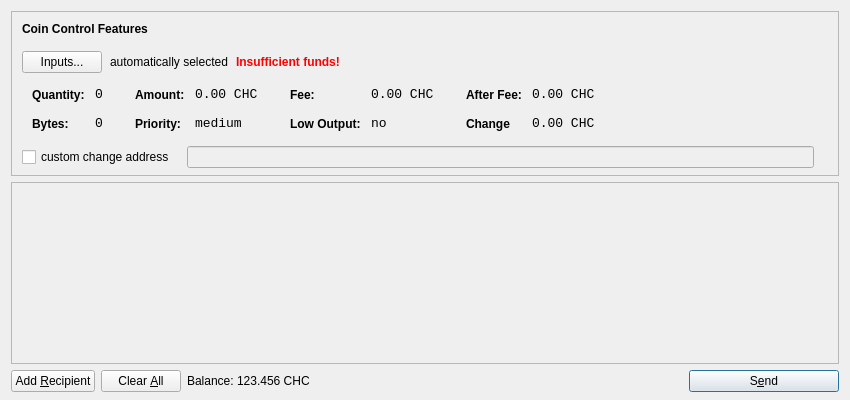
<?xml version="1.0" encoding="UTF-8"?>
<ui version="4.0">
 <class>SendCoinsDialog</class>
 <widget class="QDialog" name="SendCoinsDialog">
  <property name="geometry">
   <rect>
    <x>0</x>
    <y>0</y>
    <width>850</width>
    <height>400</height>
   </rect>
  </property>
  <property name="windowTitle">
   <string>Send Coins</string>
  </property>
  <layout class="QVBoxLayout" name="verticalLayout" stretch="0,1,0">
   <property name="bottomMargin">
    <number>8</number>
   </property>
   <item>
    <widget class="QFrame" name="frameCoinControl">
     <property name="sizePolicy">
      <sizepolicy hsizetype="Expanding" vsizetype="Expanding">
       <horstretch>0</horstretch>
       <verstretch>0</verstretch>
      </sizepolicy>
     </property>
     <property name="maximumSize">
      <size>
       <width>16777215</width>
       <height>16777215</height>
      </size>
     </property>
     <property name="frameShape">
      <enum>QFrame::StyledPanel</enum>
     </property>
     <property name="frameShadow">
      <enum>QFrame::Sunken</enum>
     </property>
     <layout class="QVBoxLayout" name="verticalLayoutCoinControl2">
      <property name="spacing">
       <number>-1</number>
      </property>
      <property name="leftMargin">
       <number>0</number>
      </property>
      <property name="topMargin">
       <number>0</number>
      </property>
      <property name="rightMargin">
       <number>0</number>
      </property>
      <property name="bottomMargin">
       <number>6</number>
      </property>
      <item>
       <layout class="QVBoxLayout" name="verticalLayoutCoinControl" stretch="0,0,0,0,1">
        <property name="spacing">
         <number>0</number>
        </property>
        <property name="leftMargin">
         <number>10</number>
        </property>
        <property name="topMargin">
         <number>10</number>
        </property>
        <item>
         <layout class="QHBoxLayout" name="horizontalLayoutCoinControl1">
          <property name="bottomMargin">
           <number>15</number>
          </property>
          <item>
           <widget class="QLabel" name="labelCoinControlFeatures">
            <property name="sizePolicy">
             <sizepolicy hsizetype="Preferred" vsizetype="Maximum">
              <horstretch>0</horstretch>
              <verstretch>0</verstretch>
             </sizepolicy>
            </property>
            <property name="font">
             <font>
              <weight>75</weight>
              <bold>true</bold>
             </font>
            </property>
            <property name="styleSheet">
             <string notr="true">font-weight:bold;</string>
            </property>
            <property name="text">
             <string>Coin Control Features</string>
            </property>
           </widget>
          </item>
         </layout>
        </item>
        <item>
         <layout class="QHBoxLayout" name="horizontalLayoutCoinControl2" stretch="0,0,0,0">
          <property name="spacing">
           <number>8</number>
          </property>
          <property name="bottomMargin">
           <number>10</number>
          </property>
          <item>
           <widget class="QPushButton" name="pushButtonCoinControl">
            <property name="styleSheet">
             <string notr="true"/>
            </property>
            <property name="text">
             <string>Inputs...</string>
            </property>
           </widget>
          </item>
          <item>
           <widget class="QLabel" name="labelCoinControlAutomaticallySelected">
            <property name="text">
             <string>automatically selected</string>
            </property>
            <property name="margin">
             <number>5</number>
            </property>
           </widget>
          </item>
          <item>
           <widget class="QLabel" name="labelCoinControlInsuffFunds">
            <property name="font">
             <font>
              <weight>75</weight>
              <bold>true</bold>
             </font>
            </property>
            <property name="styleSheet">
             <string notr="true">color:red;font-weight:bold;</string>
            </property>
            <property name="text">
             <string>Insufficient funds!</string>
            </property>
            <property name="margin">
             <number>5</number>
            </property>
           </widget>
          </item>
          <item>
           <spacer name="horizontalSpacerCoinControl">
            <property name="orientation">
             <enum>Qt::Horizontal</enum>
            </property>
            <property name="sizeHint" stdset="0">
             <size>
              <width>40</width>
              <height>1</height>
             </size>
            </property>
           </spacer>
          </item>
         </layout>
        </item>
        <item>
         <widget class="QWidget" name="widgetCoinControl" native="true">
          <property name="sizePolicy">
           <sizepolicy hsizetype="Preferred" vsizetype="Preferred">
            <horstretch>0</horstretch>
            <verstretch>0</verstretch>
           </sizepolicy>
          </property>
          <property name="minimumSize">
           <size>
            <width>0</width>
            <height>0</height>
           </size>
          </property>
          <property name="styleSheet">
           <string notr="true"/>
          </property>
          <layout class="QHBoxLayout" name="horizontalLayoutCoinControl5">
           <property name="margin">
            <number>0</number>
           </property>
           <item>
            <layout class="QHBoxLayout" name="horizontalLayoutCoinControl3" stretch="0,0,0,1">
             <property name="spacing">
              <number>20</number>
             </property>
             <property name="topMargin">
              <number>0</number>
             </property>
             <property name="bottomMargin">
              <number>10</number>
             </property>
             <item>
              <layout class="QFormLayout" name="formLayoutCoinControl1">
               <property name="horizontalSpacing">
                <number>10</number>
               </property>
               <property name="verticalSpacing">
                <number>14</number>
               </property>
               <property name="leftMargin">
                <number>10</number>
               </property>
               <property name="topMargin">
                <number>4</number>
               </property>
               <property name="rightMargin">
                <number>6</number>
               </property>
               <item row="0" column="0">
                <widget class="QLabel" name="labelCoinControlQuantityText">
                 <property name="styleSheet">
                  <string notr="true">font-weight:bold;</string>
                 </property>
                 <property name="text">
                  <string>Quantity:</string>
                 </property>
                 <property name="margin">
                  <number>0</number>
                 </property>
                </widget>
               </item>
               <item row="0" column="1">
                <widget class="QLabel" name="labelCoinControlQuantity">
                 <property name="font">
                  <font>
                   <family>Monospace</family>
                   <pointsize>10</pointsize>
                  </font>
                 </property>
                 <property name="cursor">
                  <cursorShape>IBeamCursor</cursorShape>
                 </property>
                 <property name="contextMenuPolicy">
                  <enum>Qt::ActionsContextMenu</enum>
                 </property>
                 <property name="text">
                  <string>0</string>
                 </property>
                 <property name="margin">
                  <number>0</number>
                 </property>
                 <property name="textInteractionFlags">
                  <set>Qt::LinksAccessibleByMouse|Qt::TextSelectableByKeyboard|Qt::TextSelectableByMouse</set>
                 </property>
                </widget>
               </item>
               <item row="1" column="0">
                <widget class="QLabel" name="labelCoinControlBytesText">
                 <property name="styleSheet">
                  <string notr="true">font-weight:bold;</string>
                 </property>
                 <property name="text">
                  <string>Bytes:</string>
                 </property>
                </widget>
               </item>
               <item row="1" column="1">
                <widget class="QLabel" name="labelCoinControlBytes">
                 <property name="font">
                  <font>
                   <family>Monospace</family>
                   <pointsize>10</pointsize>
                  </font>
                 </property>
                 <property name="cursor">
                  <cursorShape>IBeamCursor</cursorShape>
                 </property>
                 <property name="contextMenuPolicy">
                  <enum>Qt::ActionsContextMenu</enum>
                 </property>
                 <property name="text">
                  <string>0</string>
                 </property>
                 <property name="textInteractionFlags">
                  <set>Qt::LinksAccessibleByMouse|Qt::TextSelectableByKeyboard|Qt::TextSelectableByMouse</set>
                 </property>
                </widget>
               </item>
              </layout>
             </item>
             <item>
              <layout class="QFormLayout" name="formLayoutCoinControl2">
               <property name="horizontalSpacing">
                <number>10</number>
               </property>
               <property name="verticalSpacing">
                <number>14</number>
               </property>
               <property name="leftMargin">
                <number>6</number>
               </property>
               <property name="topMargin">
                <number>4</number>
               </property>
               <property name="rightMargin">
                <number>6</number>
               </property>
               <item row="0" column="0">
                <widget class="QLabel" name="labelCoinControlAmountText">
                 <property name="styleSheet">
                  <string notr="true">font-weight:bold;</string>
                 </property>
                 <property name="text">
                  <string>Amount:</string>
                 </property>
                 <property name="margin">
                  <number>0</number>
                 </property>
                </widget>
               </item>
               <item row="0" column="1">
                <widget class="QLabel" name="labelCoinControlAmount">
                 <property name="font">
                  <font>
                   <family>Monospace</family>
                   <pointsize>10</pointsize>
                  </font>
                 </property>
                 <property name="cursor">
                  <cursorShape>IBeamCursor</cursorShape>
                 </property>
                 <property name="contextMenuPolicy">
                  <enum>Qt::ActionsContextMenu</enum>
                 </property>
                 <property name="text">
                  <string>0.00 CHC</string>
                 </property>
                 <property name="textInteractionFlags">
                  <set>Qt::LinksAccessibleByMouse|Qt::TextSelectableByKeyboard|Qt::TextSelectableByMouse</set>
                 </property>
                </widget>
               </item>
               <item row="1" column="0">
                <widget class="QLabel" name="labelCoinControlPriorityText">
                 <property name="styleSheet">
                  <string notr="true">font-weight:bold;</string>
                 </property>
                 <property name="text">
                  <string>Priority:</string>
                 </property>
                </widget>
               </item>
               <item row="1" column="1">
                <widget class="QLabel" name="labelCoinControlPriority">
                 <property name="font">
                  <font>
                   <family>Monospace</family>
                   <pointsize>10</pointsize>
                  </font>
                 </property>
                 <property name="cursor">
                  <cursorShape>IBeamCursor</cursorShape>
                 </property>
                 <property name="contextMenuPolicy">
                  <enum>Qt::ActionsContextMenu</enum>
                 </property>
                 <property name="text">
                  <string>medium</string>
                 </property>
                 <property name="textInteractionFlags">
                  <set>Qt::LinksAccessibleByMouse|Qt::TextSelectableByKeyboard|Qt::TextSelectableByMouse</set>
                 </property>
                </widget>
               </item>
              </layout>
             </item>
             <item>
              <layout class="QFormLayout" name="formLayoutCoinControl3">
               <property name="horizontalSpacing">
                <number>10</number>
               </property>
               <property name="verticalSpacing">
                <number>14</number>
               </property>
               <property name="leftMargin">
                <number>6</number>
               </property>
               <property name="topMargin">
                <number>4</number>
               </property>
               <property name="rightMargin">
                <number>6</number>
               </property>
               <item row="0" column="0">
                <widget class="QLabel" name="labelCoinControlFeeText">
                 <property name="styleSheet">
                  <string notr="true">font-weight:bold;</string>
                 </property>
                 <property name="text">
                  <string>Fee:</string>
                 </property>
                 <property name="margin">
                  <number>0</number>
                 </property>
                </widget>
               </item>
               <item row="0" column="1">
                <widget class="QLabel" name="labelCoinControlFee">
                 <property name="font">
                  <font>
                   <family>Monospace</family>
                   <pointsize>10</pointsize>
                  </font>
                 </property>
                 <property name="cursor">
                  <cursorShape>IBeamCursor</cursorShape>
                 </property>
                 <property name="contextMenuPolicy">
                  <enum>Qt::ActionsContextMenu</enum>
                 </property>
                 <property name="text">
                  <string>0.00 CHC</string>
                 </property>
                 <property name="textInteractionFlags">
                  <set>Qt::LinksAccessibleByMouse|Qt::TextSelectableByKeyboard|Qt::TextSelectableByMouse</set>
                 </property>
                </widget>
               </item>
               <item row="1" column="0">
                <widget class="QLabel" name="labelCoinControlLowOutputText">
                 <property name="styleSheet">
                  <string notr="true">font-weight:bold;</string>
                 </property>
                 <property name="text">
                  <string>Low Output:</string>
                 </property>
                </widget>
               </item>
               <item row="1" column="1">
                <widget class="QLabel" name="labelCoinControlLowOutput">
                 <property name="font">
                  <font>
                   <family>Monospace</family>
                   <pointsize>10</pointsize>
                  </font>
                 </property>
                 <property name="cursor">
                  <cursorShape>IBeamCursor</cursorShape>
                 </property>
                 <property name="contextMenuPolicy">
                  <enum>Qt::ActionsContextMenu</enum>
                 </property>
                 <property name="text">
                  <string>no</string>
                 </property>
                 <property name="textInteractionFlags">
                  <set>Qt::LinksAccessibleByMouse|Qt::TextSelectableByKeyboard|Qt::TextSelectableByMouse</set>
                 </property>
                </widget>
               </item>
              </layout>
             </item>
             <item>
              <layout class="QFormLayout" name="formLayoutCoinControl4">
               <property name="horizontalSpacing">
                <number>10</number>
               </property>
               <property name="verticalSpacing">
                <number>14</number>
               </property>
               <property name="leftMargin">
                <number>6</number>
               </property>
               <property name="topMargin">
                <number>4</number>
               </property>
               <property name="rightMargin">
                <number>6</number>
               </property>
               <item row="0" column="0">
                <widget class="QLabel" name="labelCoinControlAfterFeeText">
                 <property name="styleSheet">
                  <string notr="true">font-weight:bold;</string>
                 </property>
                 <property name="text">
                  <string>After Fee:</string>
                 </property>
                 <property name="margin">
                  <number>0</number>
                 </property>
                </widget>
               </item>
               <item row="0" column="1">
                <widget class="QLabel" name="labelCoinControlAfterFee">
                 <property name="font">
                  <font>
                   <family>Monospace</family>
                   <pointsize>10</pointsize>
                  </font>
                 </property>
                 <property name="cursor">
                  <cursorShape>IBeamCursor</cursorShape>
                 </property>
                 <property name="contextMenuPolicy">
                  <enum>Qt::ActionsContextMenu</enum>
                 </property>
                 <property name="text">
                  <string>0.00 CHC</string>
                 </property>
                 <property name="textInteractionFlags">
                  <set>Qt::LinksAccessibleByMouse|Qt::TextSelectableByKeyboard|Qt::TextSelectableByMouse</set>
                 </property>
                </widget>
               </item>
               <item row="1" column="0">
                <widget class="QLabel" name="labelCoinControlChangeText">
                 <property name="styleSheet">
                  <string notr="true">font-weight:bold;</string>
                 </property>
                 <property name="text">
                  <string>Change</string>
                 </property>
                </widget>
               </item>
               <item row="1" column="1">
                <widget class="QLabel" name="labelCoinControlChange">
                 <property name="font">
                  <font>
                   <family>Monospace</family>
                   <pointsize>10</pointsize>
                  </font>
                 </property>
                 <property name="cursor">
                  <cursorShape>IBeamCursor</cursorShape>
                 </property>
                 <property name="contextMenuPolicy">
                  <enum>Qt::ActionsContextMenu</enum>
                 </property>
                 <property name="text">
                  <string>0.00 CHC</string>
                 </property>
                 <property name="textInteractionFlags">
                  <set>Qt::LinksAccessibleByMouse|Qt::TextSelectableByKeyboard|Qt::TextSelectableByMouse</set>
                 </property>
                </widget>
               </item>
              </layout>
             </item>
            </layout>
           </item>
          </layout>
         </widget>
        </item>
        <item>
         <layout class="QHBoxLayout" name="horizontalLayoutCoinControl4" stretch="0,0,0">
          <property name="spacing">
           <number>12</number>
          </property>
          <property name="sizeConstraint">
           <enum>QLayout::SetDefaultConstraint</enum>
          </property>
          <property name="topMargin">
           <number>5</number>
          </property>
          <property name="rightMargin">
           <number>5</number>
          </property>
          <item>
           <widget class="QCheckBox" name="checkBoxCoinControlChange">
            <property name="text">
             <string>custom change address</string>
            </property>
           </widget>
          </item>
          <item>
           <widget class="QLineEdit" name="lineEditCoinControlChange">
            <property name="enabled">
             <bool>false</bool>
            </property>
            <property name="sizePolicy">
             <sizepolicy hsizetype="Expanding" vsizetype="Fixed">
              <horstretch>0</horstretch>
              <verstretch>0</verstretch>
             </sizepolicy>
            </property>
           </widget>
          </item>
          <item>
           <widget class="QLabel" name="labelCoinControlChangeLabel">
            <property name="sizePolicy">
             <sizepolicy hsizetype="Preferred" vsizetype="Expanding">
              <horstretch>0</horstretch>
              <verstretch>0</verstretch>
             </sizepolicy>
            </property>
            <property name="minimumSize">
             <size>
              <width>0</width>
              <height>0</height>
             </size>
            </property>
            <property name="text">
             <string/>
            </property>
            <property name="margin">
             <number>3</number>
            </property>
           </widget>
          </item>
         </layout>
        </item>
        <item>
         <spacer name="verticalSpacerCoinControl">
          <property name="orientation">
           <enum>Qt::Vertical</enum>
          </property>
          <property name="sizeHint" stdset="0">
           <size>
            <width>800</width>
            <height>1</height>
           </size>
          </property>
         </spacer>
        </item>
       </layout>
      </item>
     </layout>
    </widget>
   </item>
   <item>
    <widget class="QScrollArea" name="scrollArea">
     <property name="widgetResizable">
      <bool>true</bool>
     </property>
     <widget class="QWidget" name="scrollAreaWidgetContents">
      <property name="geometry">
       <rect>
        <x>0</x>
        <y>0</y>
        <width>830</width>
        <height>165</height>
       </rect>
      </property>
      <layout class="QVBoxLayout" name="verticalLayout_2">
       <property name="margin">
        <number>0</number>
       </property>
       <item>
        <layout class="QVBoxLayout" name="entries">
         <property name="spacing">
          <number>6</number>
         </property>
        </layout>
       </item>
       <item>
        <spacer name="verticalSpacer">
         <property name="orientation">
          <enum>Qt::Vertical</enum>
         </property>
         <property name="sizeHint" stdset="0">
          <size>
           <width>20</width>
           <height>40</height>
          </size>
         </property>
        </spacer>
       </item>
      </layout>
     </widget>
    </widget>
   </item>
   <item>
    <layout class="QHBoxLayout" name="horizontalLayout">
     <item>
      <widget class="QPushButton" name="addButton">
       <property name="toolTip">
        <string>Send to multiple recipients at once</string>
       </property>
       <property name="text">
        <string>Add &amp;Recipient</string>
       </property>
       <property name="icon">
        <iconset resource="../bitcoin.qrc">
         <normaloff>:/icons/add</normaloff>:/icons/add</iconset>
       </property>
       <property name="autoDefault">
        <bool>false</bool>
       </property>
      </widget>
     </item>
     <item>
      <widget class="QPushButton" name="clearButton">
       <property name="sizePolicy">
        <sizepolicy hsizetype="Minimum" vsizetype="Fixed">
         <horstretch>0</horstretch>
         <verstretch>0</verstretch>
        </sizepolicy>
       </property>
       <property name="toolTip">
        <string>Remove all transaction fields</string>
       </property>
       <property name="text">
        <string>Clear &amp;All</string>
       </property>
       <property name="icon">
        <iconset resource="../bitcoin.qrc">
         <normaloff>:/icons/remove</normaloff>:/icons/remove</iconset>
       </property>
       <property name="autoRepeatDelay">
        <number>300</number>
       </property>
       <property name="autoDefault">
        <bool>false</bool>
       </property>
      </widget>
     </item>
     <item>
      <layout class="QHBoxLayout" name="horizontalLayout_2">
       <property name="spacing">
        <number>3</number>
       </property>
       <item>
        <widget class="QLabel" name="label">
         <property name="sizePolicy">
          <sizepolicy hsizetype="Preferred" vsizetype="Fixed">
           <horstretch>0</horstretch>
           <verstretch>0</verstretch>
          </sizepolicy>
         </property>
         <property name="text">
          <string>Balance:</string>
         </property>
        </widget>
       </item>
       <item>
        <widget class="QLabel" name="labelBalance">
         <property name="sizePolicy">
          <sizepolicy hsizetype="Preferred" vsizetype="Fixed">
           <horstretch>0</horstretch>
           <verstretch>0</verstretch>
          </sizepolicy>
         </property>
         <property name="cursor">
          <cursorShape>IBeamCursor</cursorShape>
         </property>
         <property name="text">
          <string>123.456 CHC</string>
         </property>
         <property name="textInteractionFlags">
          <set>Qt::LinksAccessibleByMouse|Qt::TextSelectableByKeyboard|Qt::TextSelectableByMouse</set>
         </property>
        </widget>
       </item>
      </layout>
     </item>
     <item>
      <spacer name="horizontalSpacer">
       <property name="orientation">
        <enum>Qt::Horizontal</enum>
       </property>
       <property name="sizeHint" stdset="0">
        <size>
         <width>40</width>
         <height>20</height>
        </size>
       </property>
      </spacer>
     </item>
     <item>
      <widget class="QPushButton" name="sendButton">
       <property name="minimumSize">
        <size>
         <width>150</width>
         <height>0</height>
        </size>
       </property>
       <property name="toolTip">
        <string>Confirm the send action</string>
       </property>
       <property name="text">
        <string>S&amp;end</string>
       </property>
       <property name="icon">
        <iconset resource="../bitcoin.qrc">
         <normaloff>:/icons/send</normaloff>:/icons/send</iconset>
       </property>
       <property name="default">
        <bool>true</bool>
       </property>
      </widget>
     </item>
    </layout>
   </item>
  </layout>
 </widget>
 <resources>
  <include location="../bitcoin.qrc"/>
 </resources>
 <connections/>
</ui>
